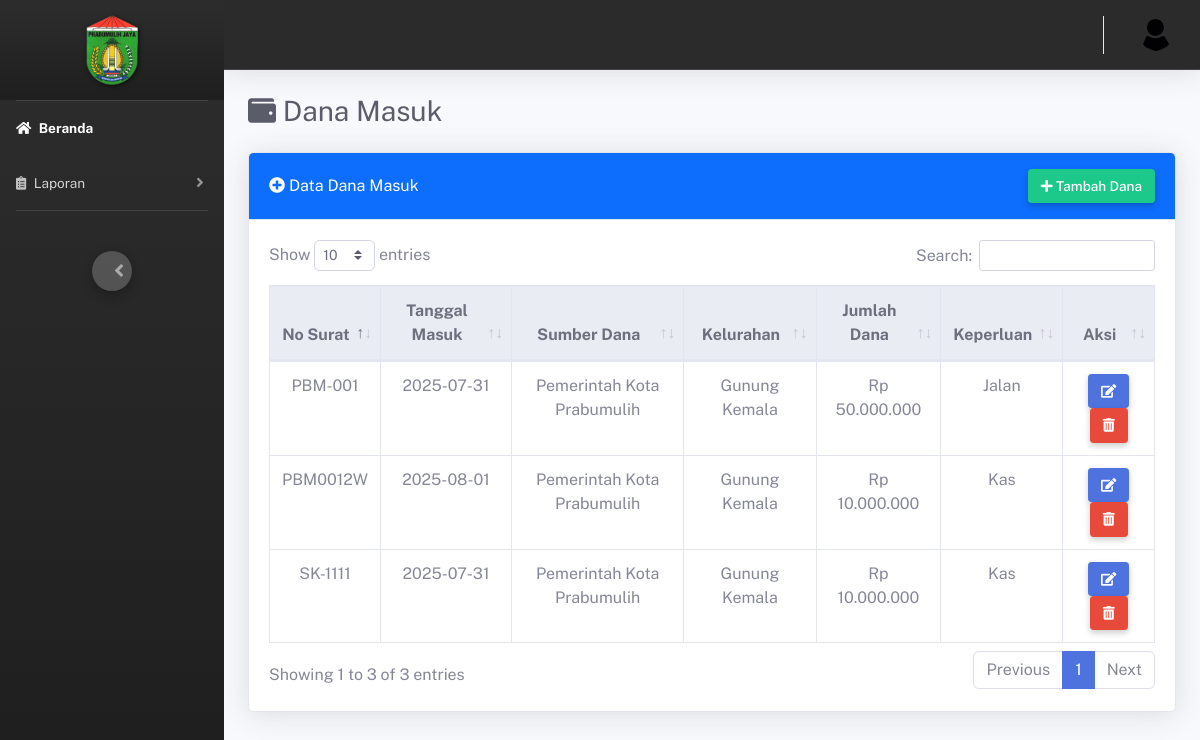
The page /dandes/index.php/dana_masuk on the database its author committed.
### tables this page shows
CREATE TABLE `tb_dana_masuk` (
  `id_dana_masuk` int(11) NOT NULL,
  `id_instansi` int(11) NOT NULL,
  `id_kelurahan` int(11) NOT NULL,
  `tgl_masuk` date NOT NULL,
  `no_surat` varchar(100) DEFAULT NULL,
  `saldo_awal` double NOT NULL,
  `keperluan` varchar(100) NOT NULL,
  `sisa_saldo` double NOT NULL
);

CREATE TABLE `tb_instansi` (
  `id_instansi` int(11) NOT NULL,
  `nama_instansi` varchar(100) NOT NULL
);

CREATE TABLE `tb_kelurahan` (
  `id_kelurahan` int(11) NOT NULL,
  `nama_kelurahan` varchar(100) NOT NULL,
  `alamat` varchar(100) NOT NULL,
  `kepala_kelurahan` varchar(100) NOT NULL
);

### dandes/application/controllers/Dana_masuk.php (called while the page is built, shortened)
<?php
class Dana_masuk extends CI_Controller
{
    public function __construct()
    {
        $this->load->model('Model_dana');
        $this->load->model('Model_instansi');
        $this->load->model('Model_kelurahan');
    }
    public function index()
    {
        $data['judul'] = 'Dana Masuk';
        $data['danamasuk'] = $this->Model_dana->getalldanamasuk();
        $data['instansi'] = $this->Model_instansi->getallinstansi();
        $data['kelurahan'] = $this->Model_kelurahan->getallkelurahan();
        $this->load->view('templates/header', $data);
        $this->load->view('templates/sidebar', $data);
        $this->load->view('dana/dana_masuk', $data);
        $this->load->view('templates/footer');
    }
}

### dandes/index.php (called while the page is built, shortened)
<?php
require_once BASEPATH.'core/CodeIgniter.php';

### dandes/application/models/Model_dana.php (called while the page is built, shortened)
<?php
class Model_dana extends CI_Model
{
   public function getalldanamasuk()
   {
      $query = "SELECT tb_dana_masuk.*, tb_instansi.nama_instansi, tb_kelurahan.nama_kelurahan
                FROM tb_dana_masuk
                JOIN tb_instansi ON tb_dana_masuk.id_instansi = tb_instansi.id_instansi
                JOIN tb_kelurahan ON tb_dana_masuk.id_kelurahan = tb_kelurahan.id_kelurahan";
      return $this->db->query($query)->result_array();
   }
}

### dandes/application/views/dana/dana_masuk.php (the view, shortened to what this page needs)
<div class="container-fluid">
  <h1 class="h3 mb-4 text-gray-800"><i class="fas fa-wallet"></i> Dana Masuk</h1>
  <div class="card shadow mb-4">
    <div class="card-header bg-primary text-white py-3 d-flex justify-content-between align-items-center">
      <h6 class="m-0"><i class="fas fa-plus-circle"></i> Data Dana Masuk</h6>
      <button class="btn btn-sm btn-success" data-toggle="modal" data-target="#modalDanaMasuk">
        <i class="fas fa-plus"></i> Tambah Dana
      </button>
    </div>
    <div class="card-body">
      <div class="table-responsive">
        <table class="table table-bordered table-hover text-center" id="dataTable" width="100%" cellspacing="0">
          <thead class="thead-light">
            <tr>
              <th>No Surat</th>
              <th>Tanggal Masuk</th>
              <th>Sumber Dana</th>
              <th>Kelurahan</th>
              <th>Jumlah Dana</th>
              <th>Keperluan</th>
              <th>Aksi</th>
            </tr>
          </thead>
          <tbody>
            <?php foreach ($danamasuk as $dat) : ?>
              <tr>
                <td><?= $dat['no_surat']; ?></td>
                <td><?= $dat['tgl_masuk']; ?></td>
                <td><?= $dat['nama_instansi']; ?></td>
                <td><?= $dat['nama_kelurahan']; ?></td>
                <td>Rp <?= number_format($dat['saldo_awal'], 0, ',', '.'); ?></td>
                <td><?= $dat['keperluan']; ?></td>
                <td>
                  <button class="btn btn-sm btn-primary" data-toggle="modal" data-target="#modalEditDanaMasuk<?= $dat['id_dana_masuk']; ?>">
                    <i class="fas fa-edit"></i>
                  </button>
                  <a href="<?= base_url('Dana_masuk/hapusdanamasuk/') . $dat['id_dana_masuk']; ?>" class="btn btn-sm btn-danger btn-hapus">
                    <i class="fas fa-trash-alt"></i>
                  </a>
                </td>
              </tr>
            <?php endforeach; ?>
          </tbody>
        </table>
      </div>
    </div>
  </div>
</div>

### dandes/application/views/templates/header.php (shortened to what this page needs)
<!DOCTYPE html>
<html lang="en">
<head>
  <link href="<?= base_url('assets/vendor/fontawesome-free/css/all.min.css'); ?>" rel="stylesheet">
  <link href="<?= base_url('assets/css/sb-admin-2.min.css'); ?>" rel="stylesheet">
  <link href="<?= base_url('assets/vendor/datatables/dataTables.bootstrap4.min.css'); ?>" rel="stylesheet">
</head>

### dandes/application/views/templates/sidebar.php (shortened to what this page needs)
<body id="page-top">
<div id="wrapper">
  <ul class="navbar-nav bg-gradient-dark sidebar sidebar-dark accordion shadow-sm" id="accordionSidebar">
    <a class="sidebar-brand d-flex align-items-center justify-content-center bg-gradient-dark" href="<?= base_url(); ?>" style="height: 100px;">
  <img src="<?= base_url('assets/img/PBM.png'); ?>" alt="Logo" style="max-height: 70px; height: auto; width: auto; object-fit: contain;">
</a>
    <hr class="sidebar-divider my-0">
    <li class="nav-item active">
      <a class="nav-link" href="<?= base_url(); ?>">
        <i class="fas fa-home"></i>
        <span>Beranda</span></a>
    </li>
    <li class="nav-item">
      <a class="nav-link collapsed" href="#" data-toggle="collapse" data-target="#collapseReport">
        <i class="fas fa-clipboard-list"></i>
        <span>Laporan</span>
      </a>
    </li>
    <hr class="sidebar-divider d-none d-md-block">
    <div class="d-flex justify-content-center my-4">
  <button class="rounded-circle border-0" id="sidebarToggle"></button>
</div>
  </ul>
  <div id="content-wrapper" class="d-flex flex-column">
    <div id="content">
      <nav class="navbar navbar-expand navbar-light topbar mb-4 shadow">
        <ul class="navbar-nav ml-auto">
          <li class="nav-item dropdown no-arrow">
            <a class="nav-link dropdown-toggle text-white" href="#" id="userDropdown" role="button" data-toggle="dropdown">
              <img class="img-profile rounded-circle" src="<?= base_url('assets/img/profileuser.png') ?>">
            </a>
          </li>
        </ul>
      </nav>

### dandes/application/views/templates/footer.php (shortened to what this page needs)
</body>
</html>

### dandes/application/views/templates/header.php (style rules this page uses)
body { font-family: 'Public Sans', sans-serif; background-color: #f8f9fc; }
.sidebar-brand img { width: 60px; border-radius: 10px; }
.sidebar-dark .nav-item .nav-link { font-size: 15px; }
.topbar { background: linear-gradient(to right, #3b8d99, #6b6b83, #aa4b6b); }
.bg-gradient-dark { background: linear-gradient(180deg, #2c2c2c 10%, #1e1e1e 100%) !important; }
.sidebar-dark .nav-item .nav-link { color: #d1d1d1; }
.sidebar-dark .nav-item .nav-link i { color: #bfbfbf; }
.sidebar-divider { border-top: 1px solid #444 !important; }
.navbar-nav { transition: background-color 0.3s ease-in-out; }
.sidebar-brand img { filter: drop-shadow(1px 1px 2px #000000aa); }
.topbar { background: #2b2b2b !important; color: white; border-bottom: 1px solid #444; }
.topbar .nav-link, .topbar .nav-link span, .topbar .nav-link i { color: white !important; }

### dandes/application/views/templates/sidebar.php (style rules this page uses)
#sidebarToggle { width: 50px; height: 50px; background-color: #111; color: white; display: flex; align-items: center; justify-content: center; font-size: 20px; transition: 0.3s ease; box-shadow: 0 4px 12px rgba(0,0,0,0.3); cursor: pointer; position: relative; }
#sidebarToggle::before { content: '\f0c9'; font-family: 'Font Awesome 6 Free'; font-weight: 900; transition: transform 0.3s ease-in-out; }

### dandes/application/views/dana/dana_masuk.php (style rules this page uses)
.card-header.bg-primary { background-color: #0d6efd !important; color: white; font-weight: bold; }
.btn-sm { font-size: 0.85rem; padding: 6px 12px; font-weight: 500; }
.btn-success, .btn-primary, .btn-danger { box-shadow: 0 3px 6px rgba(0, 0, 0, 0.2); color: white !important; }
.table th { background-color: #f8f9fc; color: #343a40; }

### rows shown on the page
tb_dana_masuk: no_surat "PBM-001", tgl_masuk "2025-07-31", id_instansi.nama_instansi "Pemerintah Kota Prabumulih", id_kelurahan.nama_kelurahan "Gunung Kemala", saldo_awal "50.000.000", keperluan "Jalan"
tb_dana_masuk: no_surat "SK-1111", tgl_masuk "2025-07-31", id_instansi.nama_instansi "Pemerintah Kota Prabumulih", id_kelurahan.nama_kelurahan "Gunung Kemala", saldo_awal "10.000.000", keperluan "Kas"
tb_dana_masuk: no_surat "PBM0012W", tgl_masuk "2025-08-01", id_instansi.nama_instansi "Pemerintah Kota Prabumulih", id_kelurahan.nama_kelurahan "Gunung Kemala", saldo_awal "10.000.000", keperluan "Kas"
